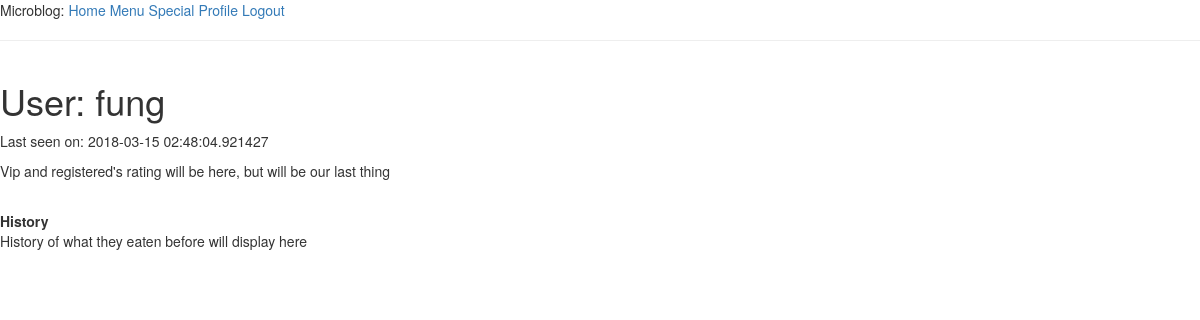
The app's page /user/fung (signed in), older data.
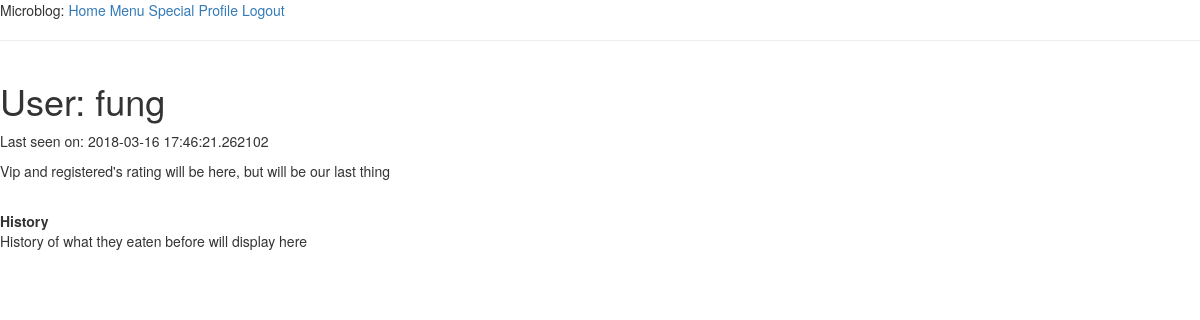
The same page, newer data.
### app/models.py (models this page shows, shortened)
class User(UserMixin, db.Model):
	id = db.Column(db.Integer, primary_key=True)
	username = db.Column(db.String(64), index=True, unique=True)
	email = db.Column(db.String(120), index=True, unique=True)
	urole = db.Column(db.Integer, index=True)
	password_hash = db.Column(db.String(128))
	about_me = db.Column(db.String(140))
	last_seen = db.Column(db.DateTime, default=datetime.utcnow)
	def get_id(self):
		return self.id
	def get_urole(self):
		return self.urole

### app/routes.py (the view)
@app.route('/user/<username>')
@login_required(role=1)
def user(username):
	user = User.query.filter_by(username=username).first_or_404()
	return render_template('user.html', user=user)

### app/models.py (called while the page is built)
@login.user_loader
def load_user(id):
	return User.query.get(int(id))

### app/routes.py (called while the page is built)
def login_required(role):
	def wrapper(fn):
		@wraps(fn)
		def decorated_view(*args, **kwargs):
			if not current_user.is_authenticated:
				return redirect(url_for('login',next=request.url))
			urole = current_user.get_urole()
			if  (urole < role) :
				return current_app.login_manager.unauthorized()
			return fn(*args, **kwargs)
		return decorated_view
	return wrapper

@app.before_request
def before_request():
	if current_user.is_authenticated:
		current_user.last_seen = datetime.utcnow()
		db.session.commit()

### app/templates/user.html (shortened to what this page needs)
{% extends "base.html" %}
{% block content %}
	<table>
		<tr valign="top">
			<td>
				<h1>User: {{ user.username }}</h1>
				{% if user.last_seen %}
					<p>Last seen on: {{ user.last_seen }}</p>
				{% endif %}
				<p>Vip and registered's rating will be here, but will be our last thing</p>
			</td>
		</tr>
	</table>
	<br/>
	<body>
		<b>History</b>
		<p>History of what they eaten before will display here</p>
	</body>
{% endblock %}

### app/templates/base.html (shortened to what this page needs)
<!DOCTYPE html>
<html>
<head>
	<link rel="stylesheet" href="https://maxcdn.bootstrapcdn.com/bootstrap/3.3.7/css/bootstrap.min.css">
<link rel="stylesheet" href="https://maxcdn.bootstrapcdn.com/bootstrap/3.3.7/css/bootstrap-theme.min.css">
</head>
<body>
	<div>Microblog:
		<a href="{{ url_for('index')}}">Home</a>
		<a href="{{ url_for('menu')}}">Menu</a>
		{% if current_user.is_manager and current_user.is_authenticated %}
		<a href="{{ url_for('special')}}">Special</a>
		{% endif %}
		{% if current_user.is_anonymous %}
		<a href="{{ url_for('login')}}">Login</a>
		{% else %}
		<a href="{{ url_for('user',username=current_user.username) }}">Profile</a>
		<a href="{{ url_for('logout')}}">Logout</a>
		{% endif %}
	</div>
	<hr>
	{% block content %}
	{% endblock %}
</body>
</html>

Row changes from the older to the newer data that the page shows:
changed User "fung": last_seen "2018-03-15 02:48:04.921427" → "2018-03-16 17:46:21.262102"
